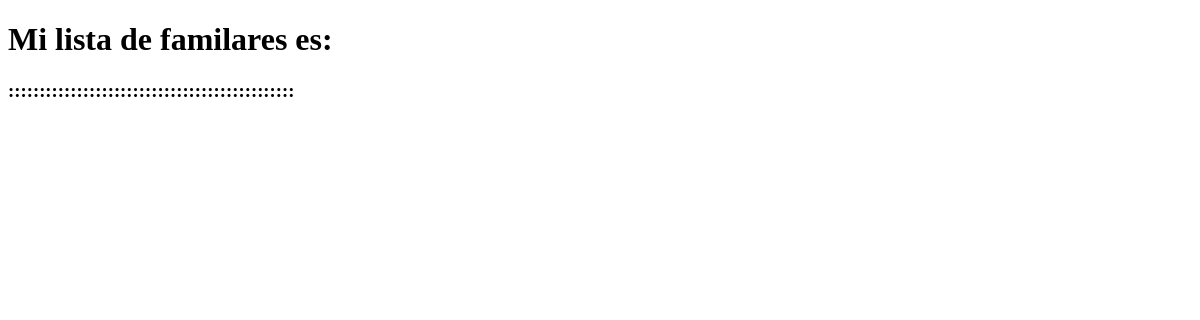
The app's page /familiares-lista2/, older data.
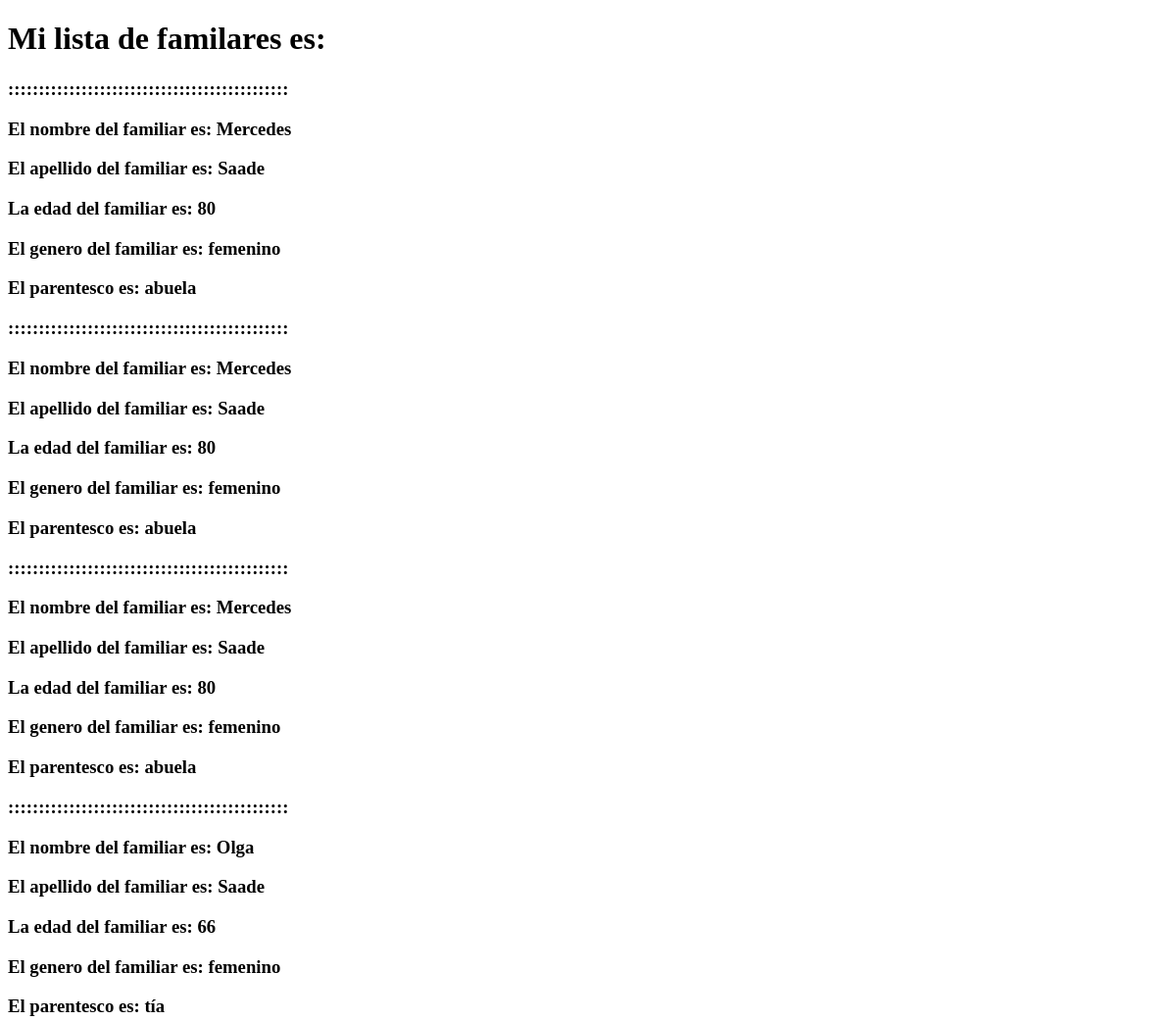
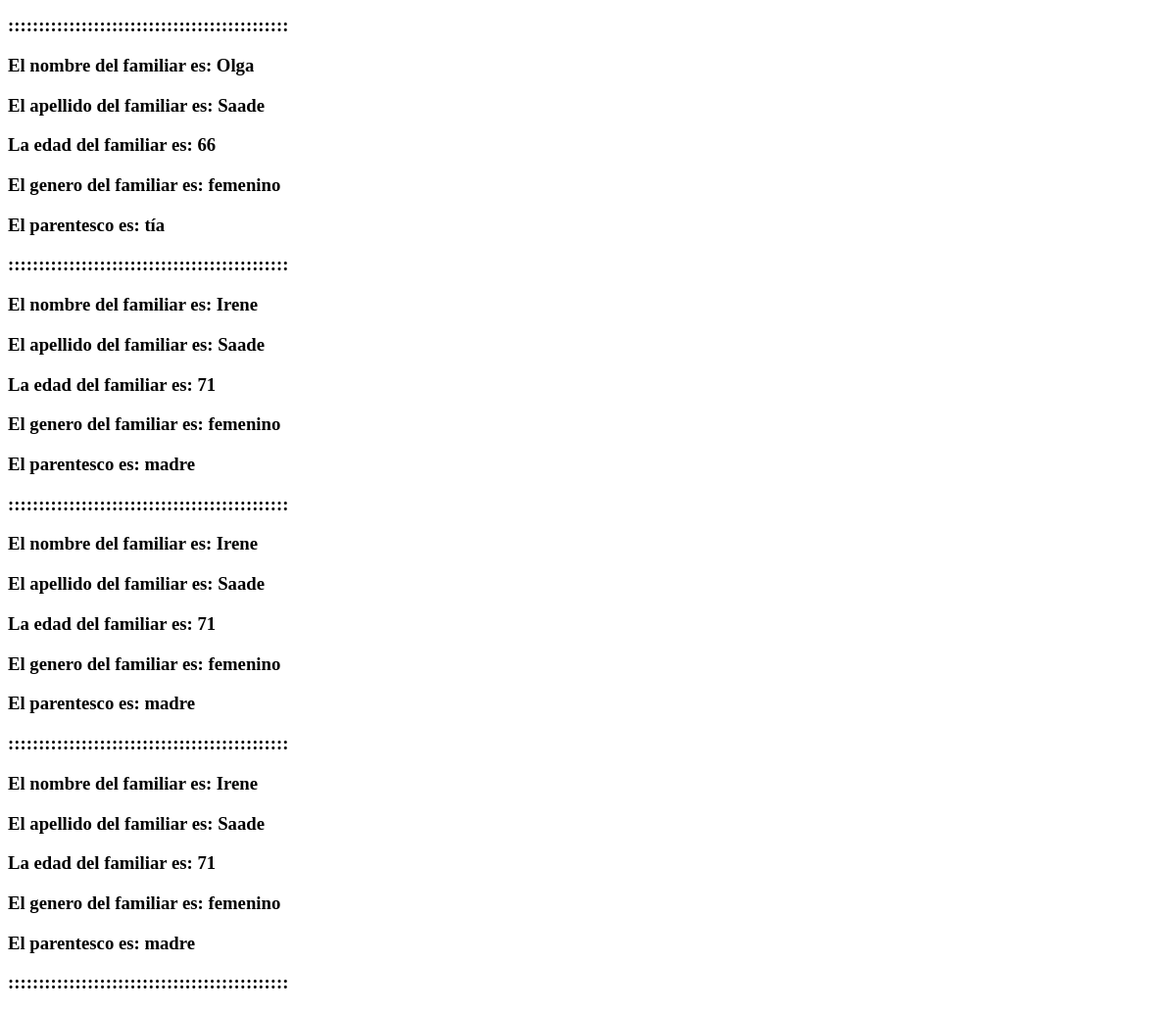
The same page, newer data (2 pictures, top to bottom).
### familiares/models.py (models this page shows)
class Familiares(models.Model):
    date = models.DateField (auto_now_add = True, null = True, blank = True)
    name = models.CharField(max_length=20, default=True)
    last_name = models.CharField (max_length=20, default=True)
    age = models.IntegerField (default=True)
    gender = models.CharField (max_length= 10, null=True, default=True)
    relationship = models.CharField (max_length=10)

### familiares/views.py (the view)
def familiares_lista2 (request):
    todos_los_familiares = Familiares.objects.all()
    context = {
        'todos_los_familiares' : todos_los_familiares
    }
    return render (request, 'familiares_todos.html', context = context)

### templates/familiares_todos.html (shortened to what this page needs)
<!DOCTYPE html>
<html lang="en">
<head>
</head>
<body>
    <h1>Mi lista de familares es:</h1>
    <h3>::::::::::::::::::::::::::::::::::::::::::::::</h3>
    {%for familiares in todos_los_familiares %}
    <h3>El nombre del familiar es: {{familiares.name}}</h3>
    <h3>El apellido del familiar es: {{familiares.last_name}}</h3>
    <h3>La edad del familiar es: {{familiares.age}}</h3>
    <h3>El genero del familiar es: {{familiares.gender}}</h3>
    <h3>El parentesco es: {{familiares.relationship}}</h3>
    <h3>::::::::::::::::::::::::::::::::::::::::::::::</h3>
    {%endfor%}
</body>
</html>

Row changes from the older to the newer data that the page shows:
added Familiares: name "Mercedes", last_name "Saade", age "80", gender "femenino", relationship "abuela"
added Familiares: name "Mercedes", last_name "Saade", age "80", gender "femenino", relationship "abuela"
added Familiares: name "Mercedes", last_name "Saade", age "80", gender "femenino", relationship "abuela"
added Familiares: name "Olga", last_name "Saade", age "66", gender "femenino", relationship "tía"
added Familiares: name "Olga", last_name "Saade", age "66", gender "femenino", relationship "tía"
added Familiares: name "Irene", last_name "Saade", age "71", gender "femenino", relationship "madre"
added Familiares: name "Irene", last_name "Saade", age "71", gender "femenino", relationship "madre"
added Familiares: name "Irene", last_name "Saade", age "71", gender "femenino", relationship "madre"
